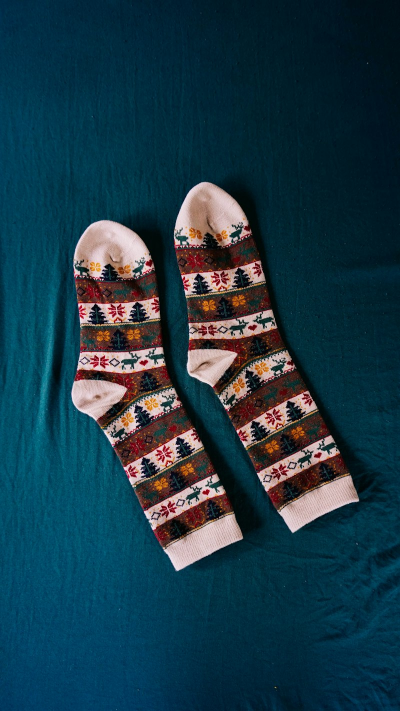
#> input picture media/sneakers/acc-as-61-retro-ribbed-crew-socks-3pk-white.jpg, 800 x 1422 px (shown at 1/2 size)
$ python -i process_product_images.py   (imports and definitions only)
#> lines starting #> are read from the running program, lines starting #| are printed output that depends on the picture
"""
SNEAKER SQUAD - PRODUCT IMAGE NORMALIZATION SCRIPT (Pillow)
-----------------------------------------------------------
Resizes and pads sneaker/accessory product photos to an exact 800x800 square
on a pure white (or studio light grey) background without stretching or cropping.

Usage:
  python scripts/process_product_images.py
  python scripts/process_product_images.py --input static/img --output static/img/uniform --size 800 --bg white
"""

import os
import sys
import argparse
from PIL import Image

def process_product_image(input_path, output_path, target_size=(800, 800), bg_color=(255, 255, 255), padding_ratio=0.08):
    """
    Takes an input image, preserves aspect ratio, resizes it with high quality Lanczos resampling,
    and pastes it centered onto a target_size background canvas.
    """
#> called with output_path = 'out.png', target_size = (800, 800), bg_color = (255, 255, 255), padding_ratio = 0.08
    try:
        with Image.open(input_path) as img:
            # Handle alpha channel / transparency
#> img is the input picture: PIL image 800x1422 RGB; mean R, G, B 26.2, 57.6, 71.2
            if img.mode in ('RGBA', 'LA') or (img.mode == 'P' and 'transparency' in img.info):
                img = img.convert('RGBA')
                alpha_canvas = Image.new('RGBA', img.size, bg_color + (255,))
                alpha_canvas.paste(img, mask=img.split()[3])
                img = alpha_canvas.convert('RGB')
            else:
                img = img.convert('RGB')

            src_w, src_h = img.size
#> src_w = 800; src_h = 1422
            max_w = int(target_size[0] * (1.0 - (padding_ratio * 2)))
            max_h = int(target_size[1] * (1.0 - (padding_ratio * 2)))

            # Calculate proportional scale factor
            scale = min(max_w / src_w, max_h / src_h)
#> scale = 0.473
            new_w = max(1, int(src_w * scale))
#> new_w = 378
            new_h = max(1, int(src_h * scale))
#> new_h = 672

            # High-fidelity Lanczos resampling
            resized_img = img.resize((new_w, new_h), Image.Resampling.LANCZOS)
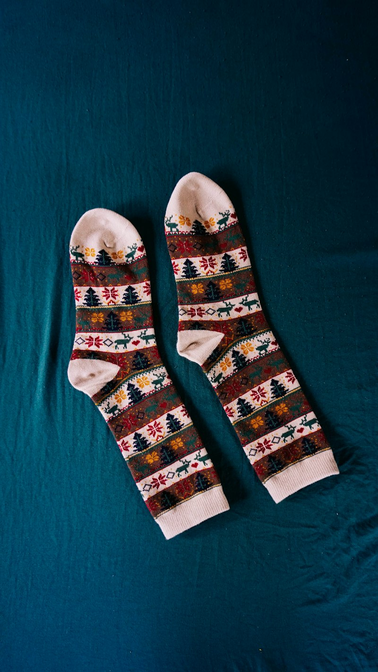
#> resized_img: PIL image 378x672 RGB; mean R, G, B 26.2, 57.6, 71.2

            # Create clean background canvas
            canvas = Image.new('RGB', target_size, bg_color)
#> canvas: PIL image 800x800 RGB; every value is 255
            paste_x = (target_size[0] - new_w) // 2
#> paste_x = 211
            paste_y = (target_size[1] - new_h) // 2
#> paste_y = 64
            canvas.paste(resized_img, (paste_x, paste_y))
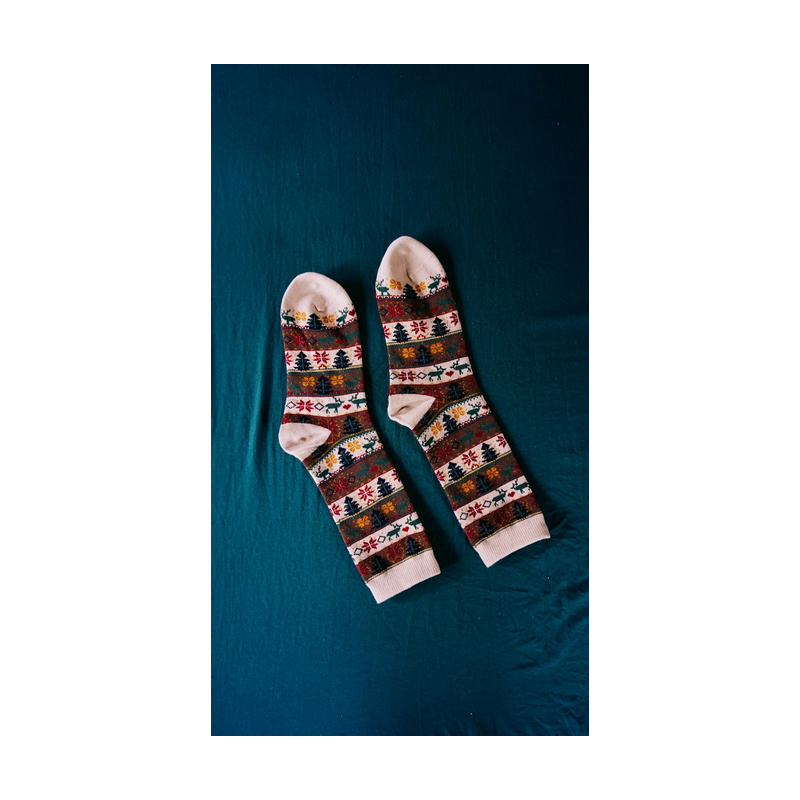
#> canvas: PIL image 800x800 RGB; mean R, G, B 164.2, 176.7, 182.1

            # Ensure parent output directory exists
            os.makedirs(os.path.dirname(output_path), exist_ok=True)

            # Save optimized JPEG
            canvas.save(output_path, 'JPEG', quality=95, optimize=True)
            return True, f"OK: {os.path.basename(input_path)} -> 800x800"

    except Exception as e:
        return False, f"ERROR {os.path.basename(input_path)}: {str(e)}"

def process_folder(input_dir, output_dir, size=800, light_grey=False):
    bg = (248, 249, 250) if light_grey else (255, 255, 255)
    valid_exts = ('.jpg', '.jpeg', '.png', '.webp')

    if not os.path.exists(input_dir):
        print(f"Directory not found: {input_dir}")
        return

    files = [f for f in os.listdir(input_dir) if f.lower().endswith(valid_exts)]
    print(f"\n🚀 Processing {len(files)} product images from '{input_dir}' to '{output_dir}'...")
    print(f"📐 Target Resolution: {size}x{size} px | Canvas Color: {'#F8F9FA (Light Grey)' if light_grey else '#FFFFFF (Pure White)'}")

    success_count = 0
    for filename in files:
        in_file = os.path.join(input_dir, filename)
        out_file = os.path.join(output_dir, os.path.splitext(filename)[0] + '.jpg')
        ok, msg = process_product_image(in_file, out_file, target_size=(size, size), bg_color=bg)
        if ok:
            success_count += 1
            print(f"  ✔ {msg}")
        else:
            print(f"  ✖ {msg}")

    print(f"\n🎉 Successfully normalized {success_count}/{len(files)} images to 800x800 square!\n")

# [9 lines not run here, left out]

>>> result = process_product_image('../media/sneakers/acc-as-61-retro-ribbed-crew-socks-3pk-white.jpg', 'out.png')
